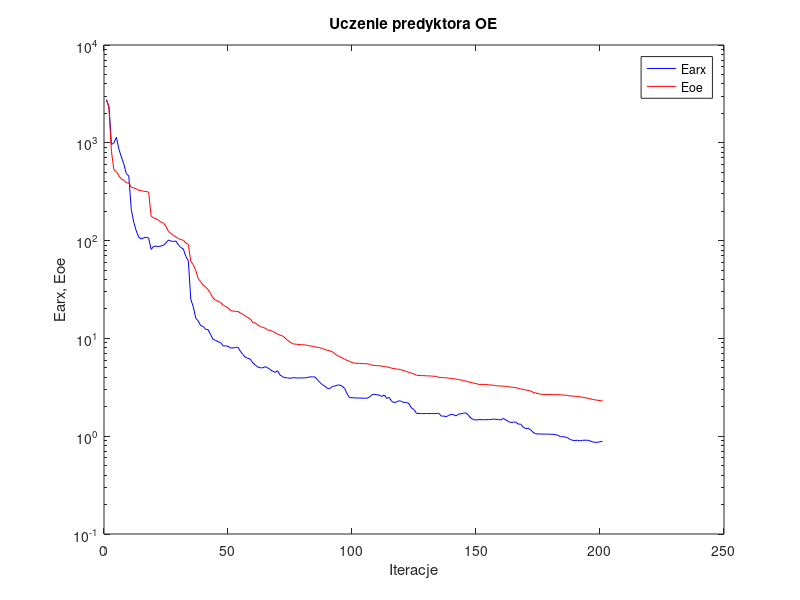
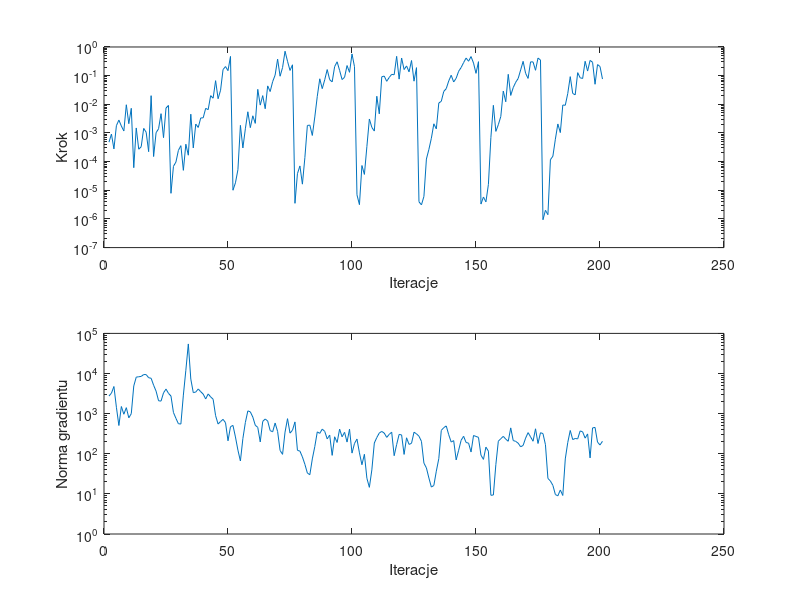

MATLAB code to generate these figures, in order:
%uczenie predyktora oe
clear all;
n=0; farx(n+1)=2.747722e+003; foe(n+1)=2.763563e+003; wspucz(n+1)=0.000000e+000; ng(n+1)=0.000000e+000;
%odnowa zmiennej metryki
n=1; farx(n+1)=2.349883e+003; foe(n+1)=2.278945e+003; krok(n+1)=4.770094e-004; ng(n+1)=2.748370e+003;
n=2; farx(n+1)=9.630818e+002; foe(n+1)=8.148457e+002; krok(n+1)=9.143281e-004; ng(n+1)=3.239533e+003;
n=3; farx(n+1)=9.993323e+002; foe(n+1)=5.282757e+002; krok(n+1)=2.778542e-004; ng(n+1)=4.745515e+003;
n=4; farx(n+1)=1.136583e+003; foe(n+1)=5.089039e+002; krok(n+1)=1.797919e-003; ng(n+1)=1.441030e+003;
n=5; farx(n+1)=8.636270e+002; foe(n+1)=4.593913e+002; krok(n+1)=2.815703e-003; ng(n+1)=5.058963e+002;
n=6; farx(n+1)=7.165829e+002; foe(n+1)=4.267394e+002; krok(n+1)=1.742284e-003; ng(n+1)=1.505800e+003;
n=7; farx(n+1)=6.074186e+002; foe(n+1)=4.141114e+002; krok(n+1)=1.173246e-003; ng(n+1)=9.662293e+002;
n=8; farx(n+1)=4.835554e+002; foe(n+1)=3.904427e+002; krok(n+1)=9.636858e-003; ng(n+1)=1.409248e+003;
n=9; farx(n+1)=4.574535e+002; foe(n+1)=3.881988e+002; krok(n+1)=2.106662e-003; ng(n+1)=7.857365e+002;
n=10; farx(n+1)=2.078138e+002; foe(n+1)=3.519309e+002; krok(n+1)=7.251821e-003; ng(n+1)=9.988560e+002;
n=11; farx(n+1)=1.541129e+002; foe(n+1)=3.455340e+002; krok(n+1)=6.140602e-005; ng(n+1)=4.886726e+003;
n=12; farx(n+1)=1.258715e+002; foe(n+1)=3.382309e+002; krok(n+1)=1.495556e-003; ng(n+1)=8.124058e+003;
n=13; farx(n+1)=1.085885e+002; foe(n+1)=3.264745e+002; krok(n+1)=2.710676e-004; ng(n+1)=8.302167e+003;
n=14; farx(n+1)=1.037776e+002; foe(n+1)=3.236649e+002; krok(n+1)=3.309440e-004; ng(n+1)=8.468481e+003;
n=15; farx(n+1)=1.069375e+002; foe(n+1)=3.202744e+002; krok(n+1)=1.442683e-003; ng(n+1)=9.422294e+003;
n=16; farx(n+1)=1.081086e+002; foe(n+1)=3.170520e+002; krok(n+1)=1.061807e-003; ng(n+1)=9.395231e+003;
n=17; farx(n+1)=1.061663e+002; foe(n+1)=3.138808e+002; krok(n+1)=2.224361e-004; ng(n+1)=7.857341e+003;
n=18; farx(n+1)=8.121547e+001; foe(n+1)=1.782439e+002; krok(n+1)=2.000182e-002; ng(n+1)=7.618293e+003;
n=19; farx(n+1)=8.737123e+001; foe(n+1)=1.707629e+002; krok(n+1)=1.504835e-004; ng(n+1)=5.111074e+003;
n=20; farx(n+1)=8.764393e+001; foe(n+1)=1.673624e+002; krok(n+1)=1.020808e-003; ng(n+1)=3.635959e+003;
n=21; farx(n+1)=8.689528e+001; foe(n+1)=1.610303e+002; krok(n+1)=1.402081e-003; ng(n+1)=2.094592e+003;
n=22; farx(n+1)=8.800736e+001; foe(n+1)=1.542702e+002; krok(n+1)=4.708571e-003; ng(n+1)=2.055076e+003;
n=23; farx(n+1)=8.977286e+001; foe(n+1)=1.508093e+002; krok(n+1)=6.856719e-004; ng(n+1)=3.299009e+003;
n=24; farx(n+1)=9.515218e+001; foe(n+1)=1.393689e+002; krok(n+1)=7.409251e-003; ng(n+1)=4.097167e+003;
n=25; farx(n+1)=1.012669e+002; foe(n+1)=1.241491e+002; krok(n+1)=9.127324e-003; ng(n+1)=3.203638e+003;
%odnowa zmiennej metryki
n=26; farx(n+1)=9.897701e+001; foe(n+1)=1.178463e+002; krok(n+1)=7.840842e-006; ng(n+1)=2.748935e+003;
n=27; farx(n+1)=9.795406e+001; foe(n+1)=1.127595e+002; krok(n+1)=6.836820e-005; ng(n+1)=1.070839e+003;
n=28; farx(n+1)=9.914465e+001; foe(n+1)=1.090283e+002; krok(n+1)=9.675577e-005; ng(n+1)=7.627967e+002;
n=29; farx(n+1)=8.998981e+001; foe(n+1)=1.047853e+002; krok(n+1)=2.472149e-004; ng(n+1)=5.609885e+002;
n=30; farx(n+1)=8.495169e+001; foe(n+1)=1.023970e+002; krok(n+1)=3.606707e-004; ng(n+1)=5.502459e+002;
n=31; farx(n+1)=8.191432e+001; foe(n+1)=1.007233e+002; krok(n+1)=4.960813e-005; ng(n+1)=2.898099e+003;
n=32; farx(n+1)=6.893976e+001; foe(n+1)=9.442090e+001; krok(n+1)=4.053221e-004; ng(n+1)=1.202506e+004;
n=33; farx(n+1)=6.228633e+001; foe(n+1)=9.117587e+001; krok(n+1)=1.673718e-004; ng(n+1)=5.459975e+004;
n=34; farx(n+1)=2.509642e+001; foe(n+1)=6.114728e+001; krok(n+1)=4.515039e-003; ng(n+1)=7.250382e+003;
n=35; farx(n+1)=2.105300e+001; foe(n+1)=5.667536e+001; krok(n+1)=3.009671e-004; ng(n+1)=3.339293e+003;
n=36; farx(n+1)=1.615459e+001; foe(n+1)=4.943742e+001; krok(n+1)=2.045232e-003; ng(n+1)=3.451356e+003;
n=37; farx(n+1)=1.505912e+001; foe(n+1)=4.080596e+001; krok(n+1)=1.556794e-003; ng(n+1)=4.122171e+003;
n=38; farx(n+1)=1.348820e+001; foe(n+1)=3.804105e+001; krok(n+1)=3.334617e-003; ng(n+1)=3.525609e+003;
n=39; farx(n+1)=1.324101e+001; foe(n+1)=3.493707e+001; krok(n+1)=3.378712e-003; ng(n+1)=3.068624e+003;
n=40; farx(n+1)=1.238859e+001; foe(n+1)=3.359838e+001; krok(n+1)=7.242402e-003; ng(n+1)=2.318462e+003;
n=41; farx(n+1)=1.224495e+001; foe(n+1)=3.136857e+001; krok(n+1)=6.496894e-003; ng(n+1)=3.099521e+003;
n=42; farx(n+1)=1.091997e+001; foe(n+1)=2.871316e+001; krok(n+1)=2.001452e-002; ng(n+1)=2.612139e+003;
n=43; farx(n+1)=9.749323e+000; foe(n+1)=2.577084e+001; krok(n+1)=1.631060e-002; ng(n+1)=2.287736e+003;
n=44; farx(n+1)=9.540984e+000; foe(n+1)=2.449730e+001; krok(n+1)=6.680629e-002; ng(n+1)=8.896628e+002;
n=45; farx(n+1)=9.231647e+000; foe(n+1)=2.403875e+001; krok(n+1)=1.564303e-002; ng(n+1)=5.506656e+002;
n=46; farx(n+1)=9.076173e+000; foe(n+1)=2.326772e+001; krok(n+1)=3.096569e-002; ng(n+1)=6.352899e+002;
n=47; farx(n+1)=8.385096e+000; foe(n+1)=2.196080e+001; krok(n+1)=1.634459e-001; ng(n+1)=7.198668e+002;
n=48; farx(n+1)=8.383159e+000; foe(n+1)=2.120593e+001; krok(n+1)=2.072253e-001; ng(n+1)=5.943968e+002;
n=49; farx(n+1)=8.325939e+000; foe(n+1)=2.052068e+001; krok(n+1)=1.493739e-001; ng(n+1)=2.102890e+002;
n=50; farx(n+1)=7.988559e+000; foe(n+1)=1.929752e+001; krok(n+1)=4.686024e-001; ng(n+1)=4.729297e+002;
%odnowa zmiennej metryki
n=51; farx(n+1)=7.990846e+000; foe(n+1)=1.901266e+001; krok(n+1)=1.003721e-005; ng(n+1)=5.088764e+002;
n=52; farx(n+1)=8.062896e+000; foe(n+1)=1.890302e+001; krok(n+1)=1.821554e-005; ng(n+1)=2.621116e+002;
n=53; farx(n+1)=8.120393e+000; foe(n+1)=1.884950e+001; krok(n+1)=5.234435e-005; ng(n+1)=1.230029e+002;
n=54; farx(n+1)=7.384521e+000; foe(n+1)=1.820435e+001; krok(n+1)=1.841613e-003; ng(n+1)=6.604349e+001;
n=55; farx(n+1)=6.850466e+000; foe(n+1)=1.761303e+001; krok(n+1)=3.000809e-004; ng(n+1)=2.399644e+002;
n=56; farx(n+1)=6.413514e+000; foe(n+1)=1.691572e+001; krok(n+1)=1.402081e-003; ng(n+1)=6.022359e+002;
n=57; farx(n+1)=6.270271e+000; foe(n+1)=1.639316e+001; krok(n+1)=5.485375e-003; ng(n+1)=1.171983e+003;
n=58; farx(n+1)=6.140370e+000; foe(n+1)=1.574137e+001; krok(n+1)=1.532691e-003; ng(n+1)=1.107615e+003;
n=59; farx(n+1)=5.626411e+000; foe(n+1)=1.460916e+001; krok(n+1)=3.973596e-003; ng(n+1)=8.218647e+002;
n=60; farx(n+1)=5.343252e+000; foe(n+1)=1.437515e+001; krok(n+1)=2.161992e-003; ng(n+1)=5.129994e+002;
n=61; farx(n+1)=5.096910e+000; foe(n+1)=1.375681e+001; krok(n+1)=3.323730e-002; ng(n+1)=4.548806e+002;
n=62; farx(n+1)=5.006681e+000; foe(n+1)=1.318769e+001; krok(n+1)=9.378531e-003; ng(n+1)=1.969934e+002;
n=63; farx(n+1)=5.000407e+000; foe(n+1)=1.296310e+001; krok(n+1)=2.008899e-002; ng(n+1)=6.408770e+002;
n=64; farx(n+1)=5.136554e+000; foe(n+1)=1.271893e+001; krok(n+1)=6.998367e-003; ng(n+1)=7.341836e+002;
n=65; farx(n+1)=5.006125e+000; foe(n+1)=1.218736e+001; krok(n+1)=4.388300e-002; ng(n+1)=6.555542e+002;
n=66; farx(n+1)=4.797577e+000; foe(n+1)=1.208944e+001; krok(n+1)=2.785422e-002; ng(n+1)=3.784875e+002;
n=67; farx(n+1)=4.612685e+000; foe(n+1)=1.182354e+001; krok(n+1)=6.173004e-002; ng(n+1)=3.520453e+002;
n=68; farx(n+1)=4.501281e+000; foe(n+1)=1.143763e+001; krok(n+1)=1.044603e-001; ng(n+1)=5.833281e+002;
n=69; farx(n+1)=4.669113e+000; foe(n+1)=1.106086e+001; krok(n+1)=3.762824e-001; ng(n+1)=3.601092e+002;
n=70; farx(n+1)=4.212960e+000; foe(n+1)=1.081900e+001; krok(n+1)=9.547529e-002; ng(n+1)=1.208431e+002;
n=71; farx(n+1)=4.067820e+000; foe(n+1)=1.059010e+001; krok(n+1)=1.919924e-001; ng(n+1)=9.661700e+001;
n=72; farx(n+1)=3.951238e+000; foe(n+1)=1.011748e+001; krok(n+1)=7.113726e-001; ng(n+1)=3.468451e+002;
n=73; farx(n+1)=3.961477e+000; foe(n+1)=9.554185e+000; krok(n+1)=3.164556e-001; ng(n+1)=7.493134e+002;
n=74; farx(n+1)=3.903811e+000; foe(n+1)=9.183288e+000; krok(n+1)=1.519256e-001; ng(n+1)=3.268152e+002;
n=75; farx(n+1)=3.970322e+000; foe(n+1)=8.835645e+000; krok(n+1)=2.393567e-001; ng(n+1)=3.869403e+002;
%odnowa zmiennej metryki
n=76; farx(n+1)=3.956777e+000; foe(n+1)=8.743283e+000; krok(n+1)=3.509456e-006; ng(n+1)=6.221070e+002;
n=77; farx(n+1)=3.934256e+000; foe(n+1)=8.690249e+000; krok(n+1)=3.808106e-005; ng(n+1)=1.217851e+002;
n=78; farx(n+1)=3.943441e+000; foe(n+1)=8.621907e+000; krok(n+1)=7.066590e-005; ng(n+1)=1.163116e+002;
n=79; farx(n+1)=3.949414e+000; foe(n+1)=8.614592e+000; krok(n+1)=1.635753e-005; ng(n+1)=8.344090e+001;
n=80; farx(n+1)=3.945823e+000; foe(n+1)=8.584508e+000; krok(n+1)=1.390534e-004; ng(n+1)=5.456369e+001;
n=81; farx(n+1)=3.989047e+000; foe(n+1)=8.487103e+000; krok(n+1)=1.828656e-003; ng(n+1)=3.305278e+001;
n=82; farx(n+1)=4.045132e+000; foe(n+1)=8.377418e+000; krok(n+1)=1.875750e-003; ng(n+1)=3.007222e+001;
n=83; farx(n+1)=4.037772e+000; foe(n+1)=8.320944e+000; krok(n+1)=8.178849e-004; ng(n+1)=7.443213e+001;
n=84; farx(n+1)=4.045997e+000; foe(n+1)=8.209177e+000; krok(n+1)=3.621201e-003; ng(n+1)=1.515269e+002;
n=85; farx(n+1)=3.801985e+000; foe(n+1)=8.106293e+000; krok(n+1)=1.890949e-002; ng(n+1)=3.510467e+002;
n=86; farx(n+1)=3.547270e+000; foe(n+1)=8.033548e+000; krok(n+1)=7.763827e-002; ng(n+1)=3.222768e+002;
n=87; farx(n+1)=3.368086e+000; foe(n+1)=7.883904e+000; krok(n+1)=3.519888e-002; ng(n+1)=4.116398e+002;
n=88; farx(n+1)=3.265705e+000; foe(n+1)=7.701121e+000; krok(n+1)=7.171165e-002; ng(n+1)=3.611959e+002;
n=89; farx(n+1)=3.091338e+000; foe(n+1)=7.563585e+000; krok(n+1)=1.627922e-001; ng(n+1)=2.352631e+002;
n=90; farx(n+1)=3.068701e+000; foe(n+1)=7.462925e+000; krok(n+1)=7.224169e-002; ng(n+1)=2.916816e+002;
n=91; farx(n+1)=3.221006e+000; foe(n+1)=7.315938e+000; krok(n+1)=6.056898e-002; ng(n+1)=9.119034e+001;
n=92; farx(n+1)=3.258406e+000; foe(n+1)=6.997321e+000; krok(n+1)=2.073757e-001; ng(n+1)=2.649838e+002;
n=93; farx(n+1)=3.321435e+000; foe(n+1)=6.671743e+000; krok(n+1)=3.044248e-001; ng(n+1)=1.912451e+002;
n=94; farx(n+1)=3.343006e+000; foe(n+1)=6.539143e+000; krok(n+1)=1.526783e-001; ng(n+1)=4.104750e+002;
n=95; farx(n+1)=3.241682e+000; foe(n+1)=6.313861e+000; krok(n+1)=7.301859e-002; ng(n+1)=2.648756e+002;
n=96; farx(n+1)=3.094273e+000; foe(n+1)=6.140978e+000; krok(n+1)=8.764941e-002; ng(n+1)=3.424698e+002;
n=97; farx(n+1)=2.723168e+000; foe(n+1)=5.957410e+000; krok(n+1)=2.250273e-001; ng(n+1)=1.956404e+002;
n=98; farx(n+1)=2.479423e+000; foe(n+1)=5.851213e+000; krok(n+1)=1.306634e-001; ng(n+1)=4.096826e+002;
n=99; farx(n+1)=2.478019e+000; foe(n+1)=5.658958e+000; krok(n+1)=5.732413e-001; ng(n+1)=1.038019e+002;
n=100; farx(n+1)=2.463730e+000; foe(n+1)=5.597109e+000; krok(n+1)=2.064051e-001; ng(n+1)=1.801319e+002;
%odnowa zmiennej metryki
n=101; farx(n+1)=2.459752e+000; foe(n+1)=5.563566e+000; krok(n+1)=6.948457e-006; ng(n+1)=2.325189e+002;
n=102; farx(n+1)=2.459643e+000; foe(n+1)=5.560676e+000; krok(n+1)=3.150286e-006; ng(n+1)=1.052675e+002;
n=103; farx(n+1)=2.446526e+000; foe(n+1)=5.542758e+000; krok(n+1)=7.311636e-005; ng(n+1)=5.326989e+001;
n=104; farx(n+1)=2.447651e+000; foe(n+1)=5.518603e+000; krok(n+1)=3.578090e-005; ng(n+1)=9.703697e+001;
n=105; farx(n+1)=2.444435e+000; foe(n+1)=5.504063e+000; krok(n+1)=3.355212e-004; ng(n+1)=2.453964e+001;
n=106; farx(n+1)=2.511188e+000; foe(n+1)=5.454932e+000; krok(n+1)=3.065383e-003; ng(n+1)=1.455725e+001;
n=107; farx(n+1)=2.647722e+000; foe(n+1)=5.323878e+000; krok(n+1)=1.563831e-003; ng(n+1)=3.963553e+001;
n=108; farx(n+1)=2.684922e+000; foe(n+1)=5.293809e+000; krok(n+1)=1.163400e-003; ng(n+1)=1.853649e+002;
n=109; farx(n+1)=2.651235e+000; foe(n+1)=5.263860e+000; krok(n+1)=1.909176e-002; ng(n+1)=2.539090e+002;
n=110; farx(n+1)=2.634522e+000; foe(n+1)=5.255637e+000; krok(n+1)=4.648167e-003; ng(n+1)=3.281985e+002;
n=111; farx(n+1)=2.548772e+000; foe(n+1)=5.205649e+000; krok(n+1)=9.137743e-002; ng(n+1)=3.605843e+002;
n=112; farx(n+1)=2.643074e+000; foe(n+1)=5.155890e+000; krok(n+1)=9.642176e-002; ng(n+1)=3.274345e+002;
n=113; farx(n+1)=2.439554e+000; foe(n+1)=5.112292e+000; krok(n+1)=6.345766e-002; ng(n+1)=2.561552e+002;
n=114; farx(n+1)=2.488710e+000; foe(n+1)=5.064658e+000; krok(n+1)=8.641149e-002; ng(n+1)=3.038875e+002;
n=115; farx(n+1)=2.272685e+000; foe(n+1)=4.952570e+000; krok(n+1)=1.110632e-001; ng(n+1)=3.450313e+002;
n=116; farx(n+1)=2.208213e+000; foe(n+1)=4.926622e+000; krok(n+1)=1.072012e-001; ng(n+1)=8.950487e+001;
n=117; farx(n+1)=2.246035e+000; foe(n+1)=4.858123e+000; krok(n+1)=4.714530e-001; ng(n+1)=1.695587e+002;
n=118; farx(n+1)=2.302785e+000; foe(n+1)=4.837657e+000; krok(n+1)=7.563795e-002; ng(n+1)=3.036377e+002;
n=119; farx(n+1)=2.269213e+000; foe(n+1)=4.744314e+000; krok(n+1)=4.128102e-001; ng(n+1)=2.949913e+002;
n=120; farx(n+1)=2.204687e+000; foe(n+1)=4.684176e+000; krok(n+1)=1.630613e-001; ng(n+1)=9.632396e+001;
n=121; farx(n+1)=2.218367e+000; foe(n+1)=4.570656e+000; krok(n+1)=2.183343e-001; ng(n+1)=2.501196e+002;
n=122; farx(n+1)=2.141611e+000; foe(n+1)=4.504473e+000; krok(n+1)=1.357860e-001; ng(n+1)=1.709949e+002;
n=123; farx(n+1)=1.939482e+000; foe(n+1)=4.394648e+000; krok(n+1)=3.372291e-001; ng(n+1)=1.823221e+002;
n=124; farx(n+1)=1.873273e+000; foe(n+1)=4.329540e+000; krok(n+1)=6.414287e-002; ng(n+1)=3.440988e+002;
n=125; farx(n+1)=1.711957e+000; foe(n+1)=4.200027e+000; krok(n+1)=1.902702e-001; ng(n+1)=3.144278e+002;
%odnowa zmiennej metryki
n=126; farx(n+1)=1.708937e+000; foe(n+1)=4.176143e+000; krok(n+1)=3.970043e-006; ng(n+1)=2.734528e+002;
n=127; farx(n+1)=1.703602e+000; foe(n+1)=4.164514e+000; krok(n+1)=3.091480e-006; ng(n+1)=2.041009e+002;
n=128; farx(n+1)=1.702434e+000; foe(n+1)=4.162698e+000; krok(n+1)=6.109059e-006; ng(n+1)=5.831216e+001;
n=129; farx(n+1)=1.706199e+000; foe(n+1)=4.145302e+000; krok(n+1)=1.230468e-004; ng(n+1)=4.446155e+001;
n=130; farx(n+1)=1.708517e+000; foe(n+1)=4.131159e+000; krok(n+1)=2.663065e-004; ng(n+1)=2.490175e+001;
n=131; farx(n+1)=1.704546e+000; foe(n+1)=4.124141e+000; krok(n+1)=6.536097e-004; ng(n+1)=1.477851e+001;
n=132; farx(n+1)=1.701290e+000; foe(n+1)=4.100410e+000; krok(n+1)=2.087697e-003; ng(n+1)=1.621414e+001;
n=133; farx(n+1)=1.706660e+000; foe(n+1)=4.089365e+000; krok(n+1)=1.387045e-003; ng(n+1)=3.683007e+001;
n=134; farx(n+1)=1.716518e+000; foe(n+1)=3.993136e+000; krok(n+1)=1.109636e-002; ng(n+1)=7.574023e+001;
n=135; farx(n+1)=1.604755e+000; foe(n+1)=3.978395e+000; krok(n+1)=1.270603e-002; ng(n+1)=3.822739e+002;
n=136; farx(n+1)=1.606766e+000; foe(n+1)=3.968038e+000; krok(n+1)=2.812841e-002; ng(n+1)=4.472311e+002;
n=137; farx(n+1)=1.583781e+000; foe(n+1)=3.953623e+000; krok(n+1)=3.519888e-002; ng(n+1)=4.938995e+002;
n=138; farx(n+1)=1.631711e+000; foe(n+1)=3.929276e+000; krok(n+1)=6.524238e-002; ng(n+1)=2.980476e+002;
n=139; farx(n+1)=1.679364e+000; foe(n+1)=3.889826e+000; krok(n+1)=1.031518e-001; ng(n+1)=1.955427e+002;
n=140; farx(n+1)=1.654423e+000; foe(n+1)=3.868451e+000; krok(n+1)=6.004768e-002; ng(n+1)=2.126781e+002;
n=141; farx(n+1)=1.613564e+000; foe(n+1)=3.834007e+000; krok(n+1)=8.100548e-002; ng(n+1)=7.028291e+001;
n=142; farx(n+1)=1.684216e+000; foe(n+1)=3.786126e+000; krok(n+1)=1.420813e-001; ng(n+1)=1.222567e+002;
n=143; farx(n+1)=1.697242e+000; foe(n+1)=3.755237e+000; krok(n+1)=1.919189e-001; ng(n+1)=2.169408e+002;
n=144; farx(n+1)=1.722928e+000; foe(n+1)=3.695286e+000; krok(n+1)=2.857025e-001; ng(n+1)=2.729026e+002;
n=145; farx(n+1)=1.729652e+000; foe(n+1)=3.656791e+000; krok(n+1)=4.104871e-001; ng(n+1)=1.907828e+002;
n=146; farx(n+1)=1.633082e+000; foe(n+1)=3.589336e+000; krok(n+1)=3.180725e-001; ng(n+1)=1.841658e+002;
n=147; farx(n+1)=1.527743e+000; foe(n+1)=3.544993e+000; krok(n+1)=4.635137e-001; ng(n+1)=1.105960e+002;
n=148; farx(n+1)=1.481421e+000; foe(n+1)=3.488944e+000; krok(n+1)=2.745822e-001; ng(n+1)=2.850473e+002;
n=149; farx(n+1)=1.462315e+000; foe(n+1)=3.449475e+000; krok(n+1)=1.202792e-001; ng(n+1)=2.701272e+002;
n=150; farx(n+1)=1.477610e+000; foe(n+1)=3.389601e+000; krok(n+1)=3.077853e-001; ng(n+1)=2.563756e+002;
%odnowa zmiennej metryki
n=151; farx(n+1)=1.477211e+000; foe(n+1)=3.386469e+000; krok(n+1)=3.300567e-006; ng(n+1)=9.209167e+001;
n=152; farx(n+1)=1.476139e+000; foe(n+1)=3.382355e+000; krok(n+1)=5.828323e-006; ng(n+1)=7.243380e+001;
n=153; farx(n+1)=1.473777e+000; foe(n+1)=3.373415e+000; krok(n+1)=3.943371e-006; ng(n+1)=1.463972e+002;
n=154; farx(n+1)=1.477378e+000; foe(n+1)=3.350294e+000; krok(n+1)=1.597838e-005; ng(n+1)=1.161779e+002;
n=155; farx(n+1)=1.482388e+000; foe(n+1)=3.346658e+000; krok(n+1)=6.946998e-004; ng(n+1)=9.223692e+000;
n=156; farx(n+1)=1.494403e+000; foe(n+1)=3.313304e+000; krok(n+1)=9.212529e-003; ng(n+1)=9.378351e+000;
n=157; farx(n+1)=1.488284e+000; foe(n+1)=3.278755e+000; krok(n+1)=1.135356e-003; ng(n+1)=5.342903e+001;
n=158; farx(n+1)=1.482559e+000; foe(n+1)=3.272469e+000; krok(n+1)=1.941821e-003; ng(n+1)=2.055176e+002;
n=159; farx(n+1)=1.463198e+000; foe(n+1)=3.260619e+000; krok(n+1)=3.758726e-003; ng(n+1)=2.373531e+002;
n=160; farx(n+1)=1.522731e+000; foe(n+1)=3.248641e+000; krok(n+1)=2.896961e-002; ng(n+1)=2.714151e+002;
n=161; farx(n+1)=1.467379e+000; foe(n+1)=3.236778e+000; krok(n+1)=1.226153e-002; ng(n+1)=2.314200e+002;
n=162; farx(n+1)=1.414048e+000; foe(n+1)=3.207987e+000; krok(n+1)=1.112197e-001; ng(n+1)=2.049799e+002;
n=163; farx(n+1)=1.381851e+000; foe(n+1)=3.179857e+000; krok(n+1)=2.038894e-002; ng(n+1)=4.415394e+002;
n=164; farx(n+1)=1.390449e+000; foe(n+1)=3.161655e+000; krok(n+1)=3.814009e-002; ng(n+1)=2.137355e+002;
n=165; farx(n+1)=1.396853e+000; foe(n+1)=3.138578e+000; krok(n+1)=5.857529e-002; ng(n+1)=2.037108e+002;
n=166; farx(n+1)=1.328523e+000; foe(n+1)=3.085607e+000; krok(n+1)=7.951813e-002; ng(n+1)=1.835795e+002;
n=167; farx(n+1)=1.331790e+000; foe(n+1)=3.046776e+000; krok(n+1)=1.580662e-001; ng(n+1)=1.488150e+002;
n=168; farx(n+1)=1.242056e+000; foe(n+1)=3.008870e+000; krok(n+1)=3.157278e-001; ng(n+1)=1.614313e+002;
n=169; farx(n+1)=1.198673e+000; foe(n+1)=2.971438e+000; krok(n+1)=1.202721e-001; ng(n+1)=2.450748e+002;
n=170; farx(n+1)=1.203779e+000; foe(n+1)=2.944665e+000; krok(n+1)=8.005809e-002; ng(n+1)=3.364912e+002;
n=171; farx(n+1)=1.167455e+000; foe(n+1)=2.895283e+000; krok(n+1)=3.023171e-001; ng(n+1)=2.638922e+002;
n=172; farx(n+1)=1.097929e+000; foe(n+1)=2.808106e+000; krok(n+1)=3.011048e-001; ng(n+1)=2.052433e+002;
n=173; farx(n+1)=1.059667e+000; foe(n+1)=2.770275e+000; krok(n+1)=1.537931e-001; ng(n+1)=4.190153e+002;
n=174; farx(n+1)=1.053514e+000; foe(n+1)=2.728227e+000; krok(n+1)=4.114269e-001; ng(n+1)=1.801754e+002;
n=175; farx(n+1)=1.053251e+000; foe(n+1)=2.690026e+000; krok(n+1)=3.505976e-001; ng(n+1)=3.343671e+002;
%odnowa zmiennej metryki
n=176; farx(n+1)=1.052502e+000; foe(n+1)=2.677886e+000; krok(n+1)=9.367372e-007; ng(n+1)=3.184403e+002;
n=177; farx(n+1)=1.050537e+000; foe(n+1)=2.670193e+000; krok(n+1)=2.002554e-006; ng(n+1)=1.683900e+002;
n=178; farx(n+1)=1.050456e+000; foe(n+1)=2.670120e+000; krok(n+1)=1.406573e-006; ng(n+1)=2.427579e+001;
n=179; farx(n+1)=1.047764e+000; foe(n+1)=2.666351e+000; krok(n+1)=1.163141e-004; ng(n+1)=2.089189e+001;
n=180; farx(n+1)=1.044276e+000; foe(n+1)=2.664064e+000; krok(n+1)=1.546804e-004; ng(n+1)=1.631248e+001;
n=181; farx(n+1)=1.038698e+000; foe(n+1)=2.662106e+000; krok(n+1)=6.052069e-004; ng(n+1)=9.632318e+000;
n=182; farx(n+1)=1.023208e+000; foe(n+1)=2.659270e+000; krok(n+1)=2.063028e-003; ng(n+1)=8.935378e+000;
n=183; farx(n+1)=9.901454e-001; foe(n+1)=2.653930e+000; krok(n+1)=1.031514e-003; ng(n+1)=1.249899e+001;
n=184; farx(n+1)=9.881427e-001; foe(n+1)=2.639057e+000; krok(n+1)=9.454744e-003; ng(n+1)=9.126325e+000;
n=185; farx(n+1)=9.802261e-001; foe(n+1)=2.627215e+000; krok(n+1)=9.248075e-003; ng(n+1)=7.441976e+001;
n=186; farx(n+1)=9.623684e-001; foe(n+1)=2.606899e+000; krok(n+1)=2.390821e-002; ng(n+1)=1.910664e+002;
n=187; farx(n+1)=9.247567e-001; foe(n+1)=2.585097e+000; krok(n+1)=9.233170e-002; ng(n+1)=3.807774e+002;
n=188; farx(n+1)=9.079264e-001; foe(n+1)=2.569389e+000; krok(n+1)=2.384691e-002; ng(n+1)=2.255888e+002;
n=189; farx(n+1)=9.022026e-001; foe(n+1)=2.562317e+000; krok(n+1)=2.142359e-002; ng(n+1)=2.405397e+002;
n=190; farx(n+1)=9.094789e-001; foe(n+1)=2.545969e+000; krok(n+1)=1.271551e-001; ng(n+1)=2.352098e+002;
n=191; farx(n+1)=8.962909e-001; foe(n+1)=2.524355e+000; krok(n+1)=8.430727e-002; ng(n+1)=3.712475e+002;
n=192; farx(n+1)=9.089327e-001; foe(n+1)=2.506571e+000; krok(n+1)=7.959957e-002; ng(n+1)=3.518786e+002;
n=193; farx(n+1)=9.092026e-001; foe(n+1)=2.471303e+000; krok(n+1)=3.170382e-001; ng(n+1)=2.452129e+002;
n=194; farx(n+1)=9.097297e-001; foe(n+1)=2.447720e+000; krok(n+1)=1.444834e-001; ng(n+1)=3.120286e+002;
n=195; farx(n+1)=8.935316e-001; foe(n+1)=2.410060e+000; krok(n+1)=3.403631e-001; ng(n+1)=7.880746e+001;
n=196; farx(n+1)=8.757234e-001; foe(n+1)=2.377589e+000; krok(n+1)=2.930544e-001; ng(n+1)=4.412055e+002;
n=197; farx(n+1)=8.645083e-001; foe(n+1)=2.350555e+000; krok(n+1)=5.005537e-002; ng(n+1)=4.535103e+002;
n=198; farx(n+1)=8.678363e-001; foe(n+1)=2.333548e+000; krok(n+1)=2.431780e-001; ng(n+1)=1.949178e+002;
n=199; farx(n+1)=8.769517e-001; foe(n+1)=2.311801e+000; krok(n+1)=2.083583e-001; ng(n+1)=1.656538e+002;
n=200; farx(n+1)=8.879174e-001; foe(n+1)=2.297788e+000; krok(n+1)=7.604882e-002; ng(n+1)=2.048179e+002;

figure; semilogy(farx,'b'); hold on; semilogy(foe,'r'); xlabel('Iteracje'); ylabel('Earx, Eoe'); legend('Earx','Eoe'); title('Uczenie predyktora OE');
figure; subplot(2,1,1); semilogy(krok); xlabel('Iteracje'); ylabel('Krok');
subplot(2,1,2); semilogy(ng); xlabel('Iteracje'); ylabel('Norma gradientu');
Earx=farx(n+1)
Eoe=foe(n+1)
